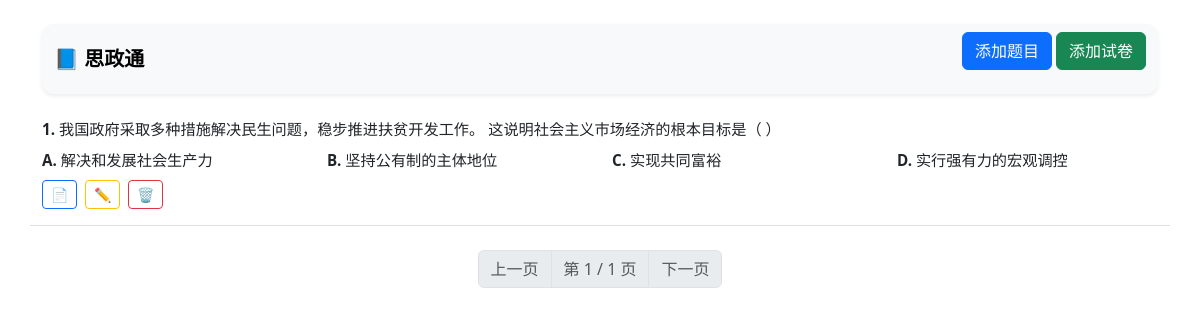
/, run on an earlier commit of the app's database.
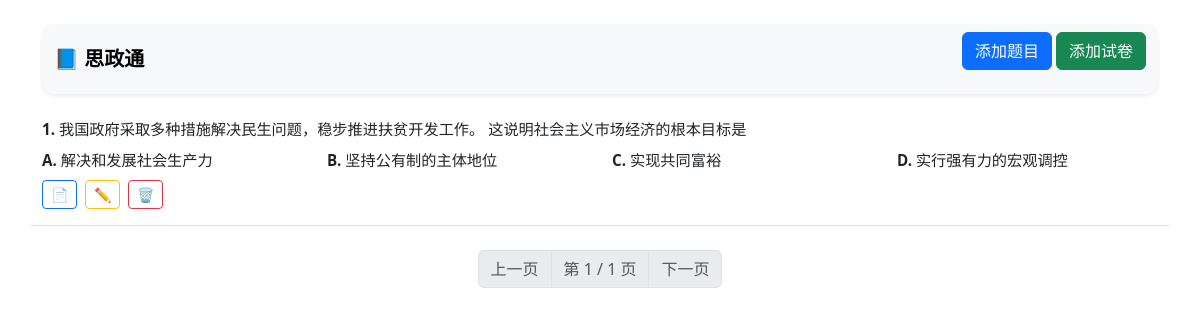
And on a later commit of the database.
### tables this page shows
CREATE TABLE questions (
        id INTEGER PRIMARY KEY AUTOINCREMENT,
        question_type TEXT NOT NULL,  -- '选择题', '填空题', '问答题'
        material TEXT NOT NULL,       -- 材料部分
        question_text TEXT NOT NULL,  -- 设问
        option_a TEXT,  -- 选项A
        option_b TEXT,  -- 选项B
        option_c TEXT,  -- 选项C
        option_d TEXT,  -- 选项D
        correct_answer TEXT,  -- 正确答案
        analysis TEXT  -- 解析
    );

### app.py (the view)
@app.route("/")
def index():
    page = int(request.args.get('page', 1))  # 默认第1页
    per_page = 5
    offset = (page - 1) * per_page
    conn = get_db_connection()
    questions = conn.execute('SELECT * FROM questions LIMIT ? OFFSET ?', (per_page, offset)).fetchall()
    total = conn.execute('SELECT COUNT(*) FROM questions').fetchone()[0]
    total_pages = (total + per_page - 1) // per_page  # 向上取整
    conn.close()
    return render_template("index.html", questions=questions, page=page, total_pages=total_pages)

### app.py (called while the page is built)
def get_db_connection():
    conn = sqlite3.connect('sztweb.db')
    conn.row_factory = sqlite3.Row
    return conn

### templates/index.html (shortened to what this page needs)
<!DOCTYPE html>
<html>
<head>
    <link href="https://cdn.jsdelivr.net/npm/bootstrap@5.3.0/dist/css/bootstrap.min.css" rel="stylesheet">
</head>
<body class="container py-4">
    <nav class="navbar navbar-expand-lg bg-light sticky-top mb-4 shadow-sm">
        <div class="container-fluid">
            <a class="navbar-brand fw-bold" href="/">📘 思政通</a>
            <div class="d-flex justify-content-between align-items-center mb-3">
                <div>
                    <a href="{{ url_for('question_add') }}" class="btn btn-primary">添加题目</a>
                    <a href="{{ url_for('exam_add') }}" class="btn btn-success">添加试卷</a>
                </div>
            </div>
        </div>
    </nav>
    {% if questions %}
    <div class="row g-4">
        {% for q in questions %}
        <div class="col-12 border-bottom pb-3">
            <p class="mb-2">
                <strong>{{ loop.index + ((page - 1) * 5) }}.</strong>
                {{ q['material'] }}
                {{ q['question_text'] }}
            </p>
            {% if q['question_type'] == '选择题' %}
            <div class="row mb-2">
                <div class="col-sm-6 col-lg-3"><strong>A.</strong> {{ q['option_a'] }}</div>
                <div class="col-sm-6 col-lg-3"><strong>B.</strong> {{ q['option_b'] }}</div>
                <div class="col-sm-6 col-lg-3"><strong>C.</strong> {{ q['option_c'] }}</div>
                <div class="col-sm-6 col-lg-3"><strong>D.</strong> {{ q['option_d'] }}</div>
            </div>
            {% endif %}
            <div class="d-flex gap-2">
                <a href="/question/{{ q['id'] }}" class="btn btn-sm btn-outline-primary" title="查看">📄</a>
                <a href="questions/{{q['id']}}/edit" class="btn btn-sm btn-outline-warning" title="编辑">✏️</a>
                <a href="/delete/{{ q['id'] }}" class="btn btn-sm btn-outline-danger" title="删除"
                   onclick="return confirm('确定要删除这道题吗？');">🗑️</a>
            </div>
        </div>
        {% endfor %}
    </div>
    {% if page is defined and total_pages is defined %}
    <nav aria-label="Page navigation" class="mt-4">
        <ul class="pagination justify-content-center">
            {% if page > 1 %}
            <li class="page-item">
                <a class="page-link" href="/?page={{ page - 1 }}">上一页</a>
            </li>
            {% else %}
            <li class="page-item disabled">
                <span class="page-link">上一页</span>
            </li>
            {% endif %}
            <li class="page-item disabled">
                <span class="page-link">第 {{ page }} / {{ total_pages }} 页</span>
            </li>
            {% if page < total_pages %}
            <li class="page-item">
                <a class="page-link" href="/?page={{ page + 1 }}">下一页</a>
            </li>
            {% else %}
            <li class="page-item disabled">
                <span class="page-link">下一页</span>
            </li>
            {% endif %}
        </ul>
    </nav>
    {% endif %}
    {% else %}
    <p class="text-muted">暂无试题。</p>
    {% endif %}
</body>
</html>

What changed in the data, as far as the page shows it:
changed questions "我国政府采取多种措施解决民生问题，稳步推进扶贫开发工作。": question_text "这说明社会主义市场经济的根本目标是（ ）" → "这说明社会主义市场经济的根本目标是"
